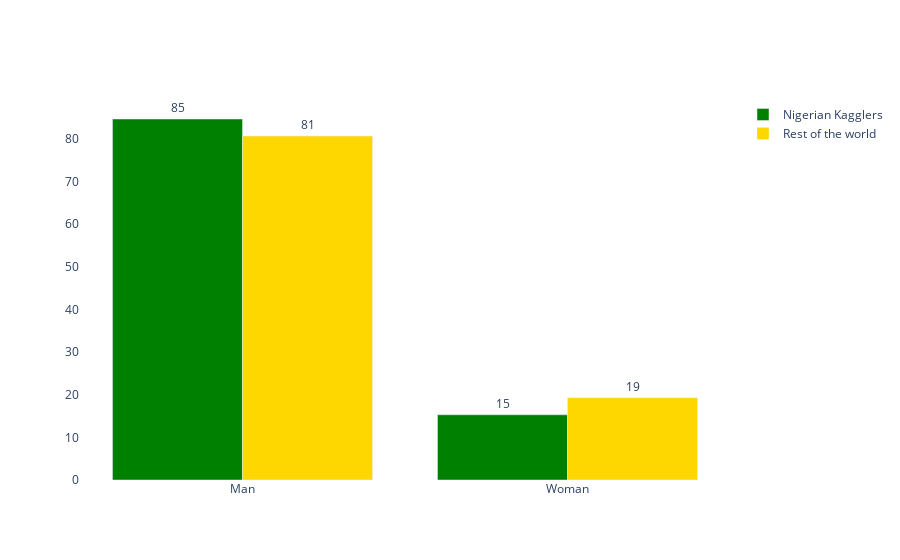

The notebook cell saved with this chart:
### Markdown cell above
# Gender distribution of Nigerian Kagglers compared to the rest of the world

### Code cell
gender_distribution_ng = nigeria[nigeria["Q2"].isin(["Man", "Woman"])]
gender_distribution_ng = gender_distribution_ng['Q2'].value_counts(normalize=True, ascending=False)
gender_distribution_ng = gender_distribution_ng.mul(100)
gender_distribution_ng = gender_distribution_ng.round(decimals=1)
gender_distribution_ng = pd.DataFrame(data=gender_distribution_ng)
gender_distribution_ng.reset_index(inplace=True)
gender_distribution_ng.columns = ["gender","percentage(%)"] 

rest_of_the_world = df[df["Q3"] !="Nigeria"]
gender_distribution_rotw = rest_of_the_world[rest_of_the_world["Q2"].isin(["Man", "Woman"])]
gender_distribution_rotw = gender_distribution_rotw['Q2'].value_counts(normalize=True, ascending=False)
gender_distribution_rotw = gender_distribution_rotw.mul(100)
gender_distribution_rotw = gender_distribution_rotw.round(decimals=1) 
gender_distribution_rotw = pd.DataFrame(data=gender_distribution_rotw)
gender_distribution_rotw.reset_index(inplace=True)
gender_distribution_rotw.columns = ["gender","percentage(%)"] 

fig = go.Figure()

fig.add_trace(go.Bar(x=gender_distribution_ng["gender"], y=gender_distribution_ng["percentage(%)"], 
                     name="Nigerian Kagglers", marker_color=colors_ng,
                     text=gender_distribution_ng["percentage(%)"],
                     textposition='outside', texttemplate='%{text:.2s}'))

fig.add_trace(go.Bar(x=gender_distribution_rotw["gender"], y=gender_distribution_rotw["percentage(%)"], 
                     name="Rest of the world", marker_color=colors_rotw,
                     text=gender_distribution_rotw["percentage(%)"],
                     textposition='outside', texttemplate='%{text:.2s}'))


fig.update_layout(uniformtext_minsize=8, uniformtext_mode='hide', plot_bgcolor = "white")
fig.show()

### Figure 1 — Plotly figure (JSON) as saved in the notebook; plotly's stock layout.template omitted (floating-point values rounded to 4 significant figures)
{"data": [{"marker": {"color": "green"}, "name": "Nigerian Kagglers", "text": [84.7, 15.3], "textposition": "outside", "texttemplate": "%{text:.2s}", "type": "bar", "x": ["Man", "Woman"], "y": [84.7, 15.3]}, {"marker": {"color": "gold"}, "name": "Rest of the world", "text": [80.7, 19.3], "textposition": "outside", "texttemplate": "%{text:.2s}", "type": "bar", "x": ["Man", "Woman"], "y": [80.7, 19.3]}], "layout": {"plot_bgcolor": "white", "uniformtext": {"minsize": 8, "mode": "hide"}}}
